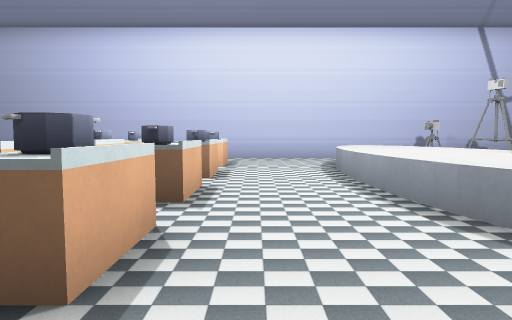
[1] (above)

12 first-person views from a walk through a level from a Godot 3-D game. The camera is 1.2 m above the floor, tilts 4° down and sees 75° across. The floor is counted in squares, 2 m on a side. Each view is taken from the middle of a square. On the plan, view 1 faces up. The plan holds only what a view shows up to about 10 squares ahead; the rest is blank. The place goes on beyond the plan. Characters and animated objects are left out. Some surface patterns are stand-ins.

[2]
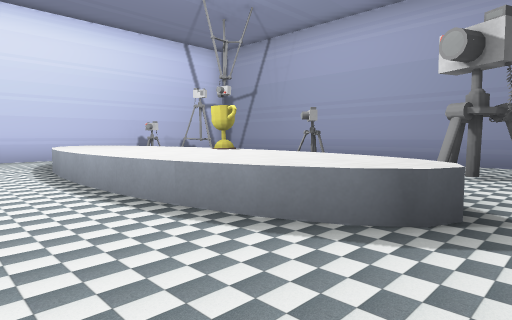

[3]
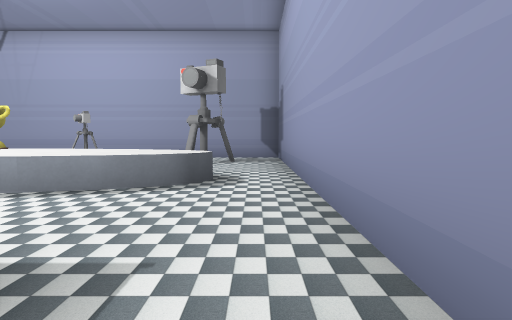

[4]
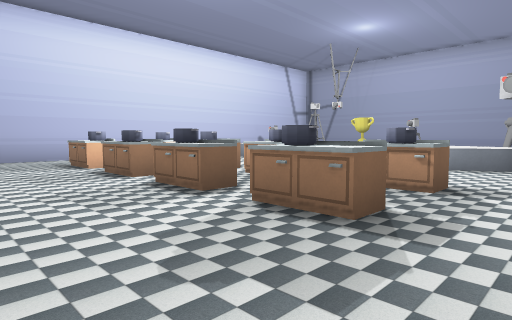

[5]
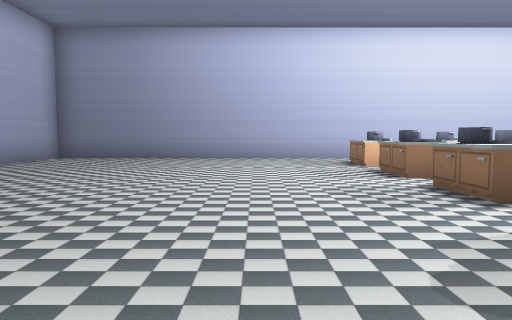

[6]
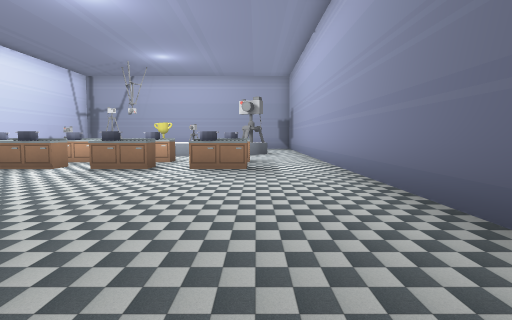

[7]
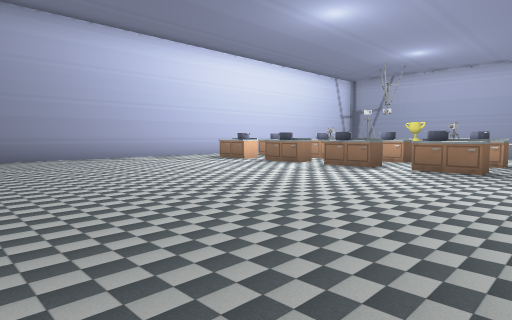

[8]
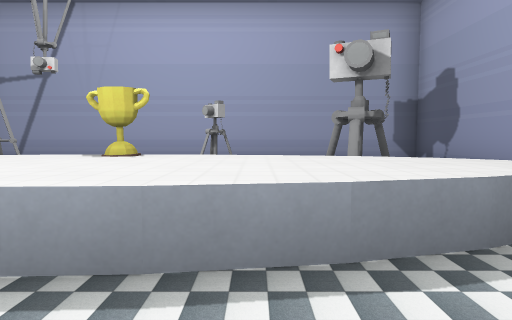

[9]
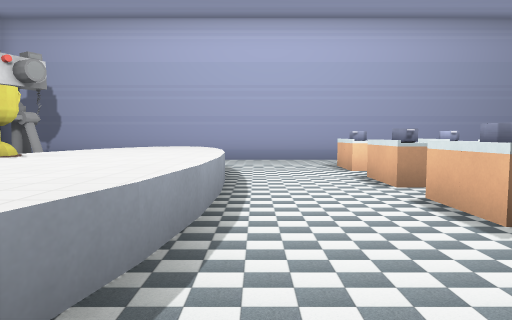

[10]
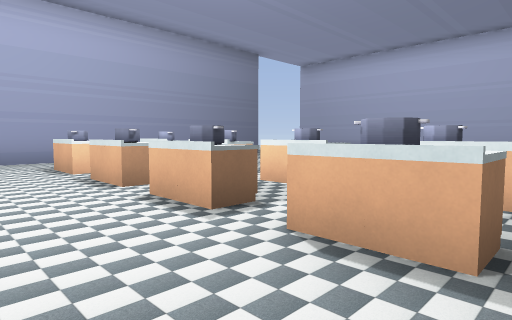

[11]
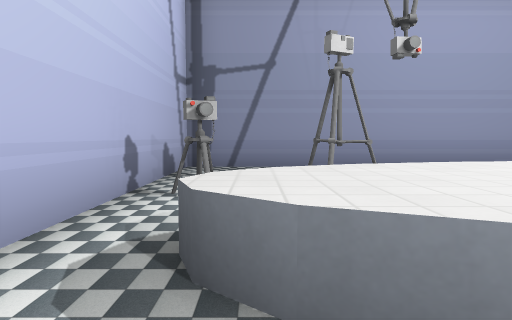

[12]
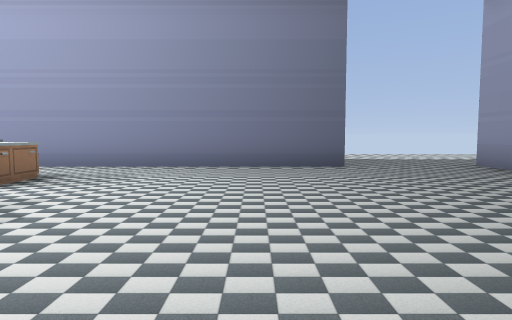

### Floor plan
Key: @ floor where view 1 was taken; # wall or solid block; . floor; ^ raised ledge; C cabinet.
Columns run from 9 left of view 1 to 8 right of it. Each row starts with its distance up from view 1.
  9 ##################
  8 ...........^^   .#
  7 ......C.C..^^.#  #
  6 ...........^^.   #
  5 ......C.C..^^^   #
  4 ......C.C..^^^#  #
  3 ......C.C..^^.   #
  2 ......C.C..^^.   #
  1 ...........^^..#.#
  0 .........@.......#
 -1 ..################
 -2 ..

Positions as (right, up) in squares from view 1, and headings:
1: (0, 0), facing up
2: (0, 0), facing up-right
3: (-2, 0), facing right
4: (-5, 0), facing up-right
5: (-5, 0), facing up
6: (-9, 1), facing right
7: (-9, 0), facing up-right
8: (0, 3), facing right
9: (1, 8), facing down
10: (1, 8), facing down-left
11: (1, 8), facing right
12: (-6, 6), facing down
